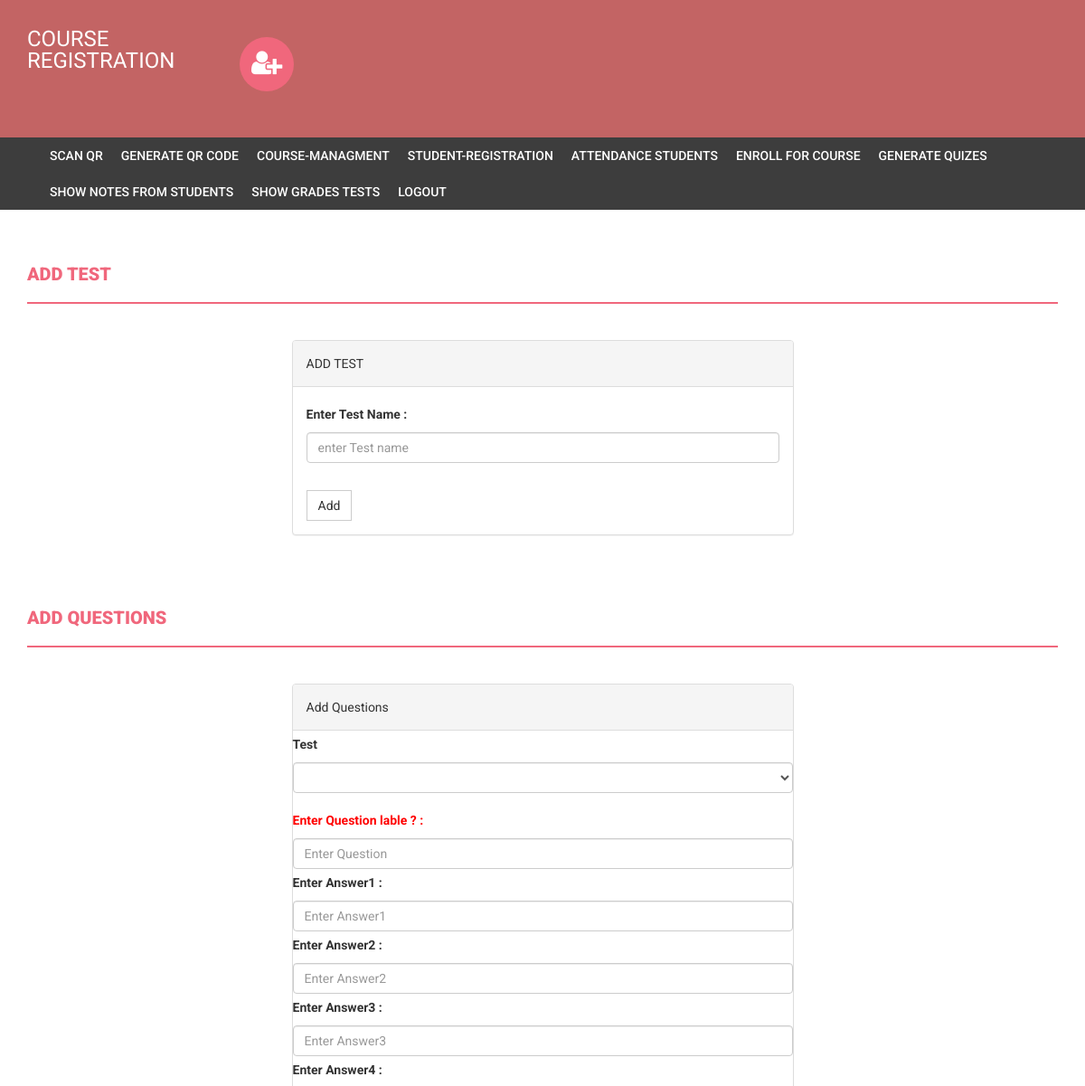
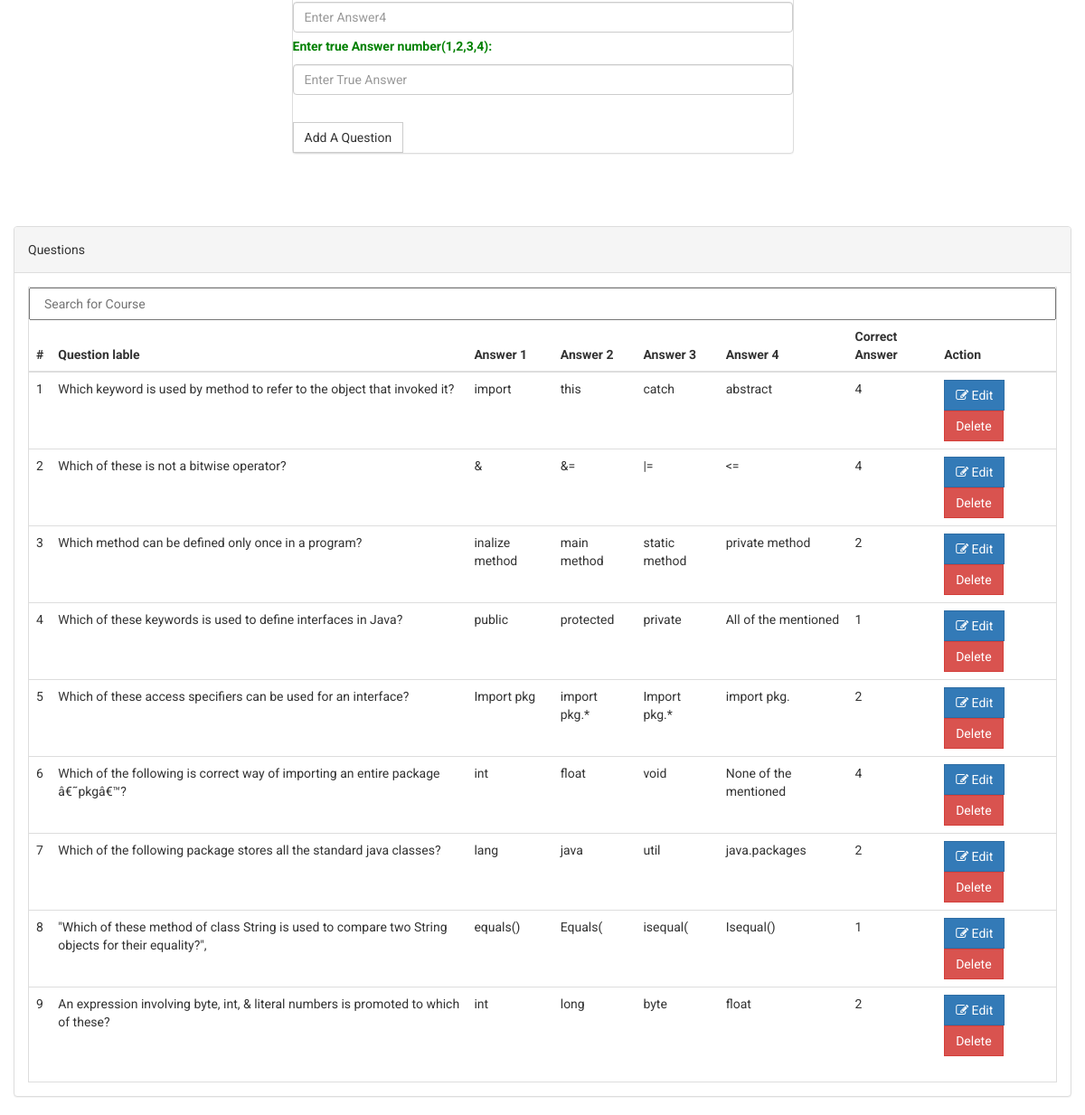
Screenshot of /quiz.php (signed in) with the database file from the repository (2 pictures, top to bottom).
### tables this page shows
CREATE TABLE `question` (
  `que_id` int(5) NOT NULL,
  `test_name` varchar(50) DEFAULT NULL,
  `que_desc` varchar(150) DEFAULT NULL,
  `ans1` varchar(75) DEFAULT NULL,
  `ans2` varchar(75) DEFAULT NULL,
  `ans3` varchar(75) DEFAULT NULL,
  `ans4` varchar(75) DEFAULT NULL,
  `true_ans` int(1) DEFAULT NULL
);

### quiz.php (the view, shortened to what this page needs)
<!DOCTYPE html>
<html xmlns="http://www.w3.org/1999/xhtml">
<head>
<link href="assets/css/bootstrap.css" rel="stylesheet" />
<link href="assets/css/font-awesome.css" rel="stylesheet" />
<link href="assets/css/style.css" rel="stylesheet" />
</head>
<body>
<?php include('includes/header.php');?>
<?php
    if ($_SESSION['alogin'] != "") {
        include ('includes/menubar.php');
    }
    ?>
	<div class="content-wrapper">
		<div class="container">
			<div class="row">
				<div class="col-md-12">
					<h1 class="page-head-line">Add Test</h1>
				</div>
			</div>
			<div class="row">
				<div class="col-md-3"></div>
				<div class="col-md-6">
					<div class="panel panel-default">
						<div class="panel-heading">ADD TEST</div>
						<div class="panel-body">
							<form name="dept" method="post" enctype="multipart/form-data">
								<label>Enter Test Name : </label> <input type="text"
									name="testname" class="form-control" id="testname"
									placeholder="enter Test name" required />
<br>
								<button type="submit" name="submit" id="submit"
									class="btn btn-default">Add</button>
							</form>
						</div>
					</div>
				</div>
			</div>
		</div>
		<div class="content-wrapper">
			<div class="container">
				<div class="row">
					<div class="col-md-12">
						<h1 class="page-head-line">Add Questions</h1>
					</div>
				</div>
				<div class="row">
					<div class="col-md-3"></div>
					<div class="col-md-6">
						<div class="panel panel-default">
							<div class="panel-heading">Add Questions</div>
<form name="form1" method="post" onSubmit="return check();">
							<div class="form-group">
								<label for="test_name">Test </label> <select class="form-control"
									name="test_name" id="test_name" onBlur="courseAvailability()"
									required="required">
   <?php
$sql = mysql_query("select * from test");
while ($row = mysql_fetch_array($sql)) {
    ?>
<option value="<?php echo htmlentities($row['test_name']);?>"><?php echo htmlentities($row['test_name']);?></option>
<?php }
?><option selected="true" value="<?php echo htmlentities($row['test_name']);?>"><?php echo htmlentities($chos);?></option>
    </select> <span id="course-availability-status1"
							</div>
    <label><font color="red">Enter Question lable ? :</font> </label> <input type="text"
									name="addque" class="form-control" id="addque"
									placeholder="Enter Question" required />
    <label>Enter Answer1 : </label> <input type="text"
									name="ans1" class="form-control" id="ans1"
									placeholder="Enter Answer1" required />
   <label>Enter Answer2 : </label> <input type="text"
									name="ans2" class="form-control" id="ans2"
									placeholder="Enter Answer2" required />
	<label>Enter Answer3 : </label> <input type="text"
									name="ans3" class="form-control" id="ans3"
									placeholder="Enter Answer3" required />
	<label>Enter Answer4 : </label> <input type="text"
									name="ans4" class="form-control" id="ans4"
									placeholder="Enter Answer4" required />
  <label><font color="green">Enter true Answer number(1,2,3,4):</font> </label> <input type="text"
									name="anstrue" class="form-control" id="anstrue"
									placeholder="Enter True Answer" required />
    <br>
   <button type="refat" value="Add" name="refat" id="Add"
										class="btn btn-default">Add A Question</button>
</form>
							</div>
						</div>
					</div>
				</div>
			</div>
                <div class="col-md-12">
                    <div class="panel panel-default">
                        <div class="panel-heading">
                            Questions
                        </div>
                        <div class="panel-body">
                            <div class="table-responsive table-bordered">
                            <input class="col-md-12" type="text" id="myInput" onkeyup="myFunction()" placeholder="Search for Course" title="Type in a name">
                                <table class="table" id="myTable">
                                    <thead>
                                        <tr>
                                            <th>#</th>
                                            <th>Question lable</th>
                                            <th>Answer 1 </th>
                                            <th>Answer 2 </th>
                                            <th>Answer 3 </th>
                                            <th>Answer 4 </th>
                                            <th>Correct Answer </th>
                                            <th>Action </th>
                                        </tr>
                                    </thead>
                                    <tbody>
<?php
$sql=mysql_query("select * from question");
$cnt=1;
while($row=mysql_fetch_array($sql))
{
?>
                                        <tr>
                                            <td><?php echo $cnt;?></td>
                                            <td><?php echo htmlentities($row['que_desc']);?></td>
                                            <td><?php echo htmlentities($row['ans1']);?></td>
                                            <td><?php echo htmlentities($row['ans2']);?></td>
                                            <td><?php echo htmlentities($row['ans3']);?></td>
                                            <td><?php echo htmlentities($row['ans4']);?></td>
                                            <td><?php echo htmlentities($row['true_ans']);?></td>
                                             <td>
                                            <a href="edit-question.php?id=<?php echo $row['que_id']?>">
<button class="btn btn-primary"><i class="fa fa-edit "></i> Edit</button> </a>
  <a href="quiz.php?id=<?php echo $row['que_id']?>&del=delete" onClick="return confirm('Are you sure you want to delete?')">
                                            <button class="btn btn-danger">Delete</button>
</a>
                                            </td>
                                        </tr>
<?php
$cnt++;
} ?>
                                    </tbody>
                                </table>
                            </div>
                        </div>
                    </div>
                </div>
            </div>
</body>
</html>

### includes/header.php (shortened to what this page needs)
<div class="navbar navbar-inverse set-radius-zero">
    <div class="container">
        <div class="navbar-header">
             <a class="navbar-brand" href="#" style="color:#fff; font-size:24px;4px; line-height:24px; ">
               COURSE REGISTRATION
            </a>
        </div>
        <div class="left-div">
            <i class="fa fa-user-plus login-icon" ></i>
    </div>
        </div>
    </div>

### includes/menubar.php
<section class="menu-section">
        <div class="container">
            <div class="row">
                <div class="col-md-12">
                    <div class="navbar-collapse collapse ">
                        <ul id="menu-top" class="nav navbar-nav navbar-left">
                            <li><a href="index-2.php">Scan QR</a></li>
                            <li><a href="createqr.php">Generate QR Code </a></li>
                             <li><a href="course.php">Course-Managment</a></li>
                              <li><a href="student-registration.php">Student-Registration</a></li>
                               <li><a href="attendance.php">Attendance Students</a></li>
							<li><a href="enroll.php">Enroll for Course </a></li>
							<li><a href="quiz.php">Generate Quizes </a></li>
							<li><a href="note.php">Show Notes from students </a></li>
							<li><a href="grade.php">Show Grades Tests </a></li>
                            <li><a href="logout.php">Logout</a></li>
                        </ul>
                    </div>
                </div>
            </div>
        </div>
    </section>

### assets/css/style.css (style rules this page uses)
body { font-family: 'Roboto', sans-serif; line-height: 30px; }
.set-radius-zero { border-radius: 0px; -moz-border-radius: 0px; -webkit-border-radius: 0px; }
.content-wrapper { margin-top: 40px; min-height: 600px; padding-bottom: 60px; }
.page-head-line { font-weight: 900; padding-bottom: 20px; border-bottom: 2px solid #F0677C; text-transform: uppercase; color: #F0677C; font-size: 20px; margin-bottom: 40px; }
.btn { border-radius: 0px; -webkit-border-radius: 0px; -moz-border-radius: 0px; }
.login-icon { height: 60px; width: 60px; padding: 13px; border-radius: 50%; font-size: 30px; margin-bottom: 20px; color: #fff; text-align: center; cursor:pointer; background-color:#F0677C; -webkit-border-radius:50%; -moz-border-radius:50%; }
.left-div { padding-left: 30px; margin-top: 40px; margin-bottom: 30px; }
.navbar-brand { width: 250px; padding-top: 30px; }
.menu-section { background-color: #3D3D3D; }
#menu-top a { color: #FFF; text-decoration: none; font-weight: 500; padding: 10px 10px 10px 10px; text-transform: uppercase; }
.navbar-inverse { background-color: #C36464; border-color: transparent; }
.navbar { margin-bottom: 0px; }

### rows the page displays
question: que_desc "Which keyword is used by method to refer to the object that invoked it?", ans1 "import", ans2 "this", ans3 "catch", ans4 "abstract", true_ans "4"
question: que_desc "Which of these is not a bitwise operator?", ans1 "&", ans2 "&=", ans3 "|=", ans4 "<=", true_ans "4"
question: que_desc "Which method can be defined only once in a program?", ans1 "inalize method", ans2 "main method", ans3 "static method", ans4 "private method", true_ans "2"
question: que_desc "Which of these keywords is used to define interfaces in Java?", ans1 "public", ans2 "protected", ans3 "private", ans4 "All of the mentioned", true_ans "1"
question: que_desc "Which of these access specifiers can be used for an interface?", ans1 "Import pkg", ans2 "import pkg.*", ans3 "Import pkg.*", ans4 "import pkg.", true_ans "2"
question: que_desc "Which of the following is correct way of importing an entire package â€˜pkgâ€™?", ans1 "int", ans2 "float", ans3 "void", ans4 "None of the mentioned", true_ans "4"
question: que_desc "Which of the following package stores all the standard java classes?", ans1 "lang", ans2 "java", ans3 "util", ans4 "java.packages", true_ans "2"
question: que_desc "\"Which of these method of class String is used to compare two String objects for their equality?\",", ans1 "equals()", ans2 "Equals(", ans3 "isequal(", ans4 "Isequal()", true_ans "1"
question: que_desc "An expression involving byte, int, & literal numbers is promoted to which of these?", ans1 "int", ans2 "long", ans3 "byte", ans4 "float", true_ans "2"
